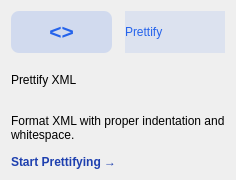
                <widget class="QFrame" name="cardPrettify">
                 <property name="minimumSize"><size><width>0</width><height>180</height></size></property>
                 <property name="class" stdset="0"><string>card</string></property>
                 <property name="styleSheet">
                    <string notr="true">
                        #iconPrettify { color: #2563eb; background-color: rgba(37, 99, 235, 0.15); border-radius: 8px; }
                        #badgePrettify { background-color: rgba(37, 99, 235, 0.1); color: #2563eb; }
                        #btnPrettify { background-color: transparent; color: #1e40af; border: none; font-weight: bold; text-align: left; }
                        #btnPrettify:hover { text-decoration: underline; color: #1e3a8a; }
                    </string>
                 </property>
                 <layout class="QVBoxLayout" name="vLayout3">
                  <item>
                   <layout class="QHBoxLayout" name="hLayout3">
                    <item>
                     <widget class="QLabel" name="iconPrettify">
                      <property name="class" stdset="0"><string>iconLabel</string></property>
                      <property name="text"><string>&lt;&gt;</string></property>
                      <property name="fixedSize"><size><width>45</width><height>45</height></size></property>
                      <property name="alignment"><set>Qt::AlignCenter</set></property>
                      <property name="font"><font><pointsize>16</pointsize><bold>true</bold></font></property>
                     </widget>
                    </item>
                    <item><spacer name="s3"><property name="orientation"><enum>Qt::Horizontal</enum></property></spacer></item>
                    <item>
                     <widget class="QLabel" name="badgePrettify">
                      <property name="class" stdset="0"><string>badgeLabel</string></property>
                      <property name="text"><string>Prettify</string></property>
                     </widget>
                    </item>
                   </layout>
                  </item>
                  <item>
                   <widget class="QLabel" name="title3">
                    <property name="class" stdset="0"><string>cardTitle</string></property>
                    <property name="text"><string>Prettify XML</string></property>
                   </widget>
                  </item>
                  <item>
                   <widget class="QLabel" name="desc3">
                    <property name="class" stdset="0"><string>cardDesc</string></property>
                    <property name="text"><string>Format XML with proper indentation and whitespace.</string></property>
                    <property name="wordWrap"><bool>true</bool></property>
                   </widget>
                  </item>
                  <item>
                   <widget class="QPushButton" name="btnPrettify">
                    <property name="class" stdset="0"><string>actionBtn</string></property>
                    <property name="text"><string>Start Prettifying →</string></property>
                    <property name="cursor"><cursorShape>PointingHandCursor</cursorShape></property>
                   </widget>
                  </item>
                 </layout>
                </widget>
